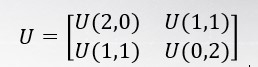
%> input picture Images/img91.jpg, 258 x 67 px
$ octave M_91_Eigen_value_Eigen_vector.m   (GNU Octave 9; MATLAB toolbox functions it lacks are replaced by stand-ins)
%> lines starting %> are read from the running program, lines starting %| are printed output that depends on the picture; in (x1, y1, x2, y2) boxes, pixels count from 0 and x2, y2 are one past the last pixel; in counts of white or black regions, pixels touching at a corner belong together; the program's own positions count from 1
### matrix2rowvector.m
function [out] = matrix2rowvector(in)
	m=size(in);
	row=m(1);
	col=m(2);
	for i=1:row
		out((i-1)*col+1:i*col)=in(i,:);
	end
end

### M_91_Eigen_value_Eigen_vector.m
% M_91_Eigen-value_Eigen-vector.m
% 1.ใช้คําสั่ง Matlab เพื่อคํานวณ Moment of Inertia Covariance Matrix ของภาพไบนารี
% หา Eigen-value และ Eigen-vector ทําการหมุนภาพ 30 องศา
% และย่อภาพลงครึ่งหนึ่ง แล้ว คํานวณ Moment of Inertia Covariance Matrix
% ของภาพไบนารีที่ถูกแปลงไป เปรียบเทียบ Eigen-value และ Eigen-vector ที่คํานวณได้ทั้งสองครั้ง

clc
clear
[filename pathname] = uigetfile({'*.jpg';'*.png';'*.bmp';'*.tiff';'*.gif'}, 'File Selector');
%> the answer given: Images/img91.jpg
pathf = strcat(pathname, filename);
f = imread(pathf);
%> f is the input picture: size 67x258x3 uint8; mean R, G, B 218.5, 218.5, 219.5
f = im2bw(f);
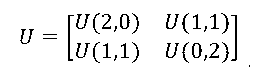
%> f: size 67x258 logical; 92.4% white; black in thin lines or dots, all inside (x1, y1, x2, y2) = (20, 13, 250, 67)

a = (f(:,:,1));

% ลบค่าเฉลี่ย
aa = im2double(a);
b = matrix2rowvector(aa);
mn = mean(b);
%> mn = 0.924
fdata = b - mn;

% https://www.mathworks.com/help/symbolic/eig.html

% Eigen-values ------ Original Image
eigValues1 = eig(fdata*fdata');
%> eigValues1 = 1215.8
% returns a symbolic vector containing the eigenvalues of the square symbolic matrix A.

% Eigen-vector   ------ Original Image
%> (the run ends here)

$ run again, on Images/test.png
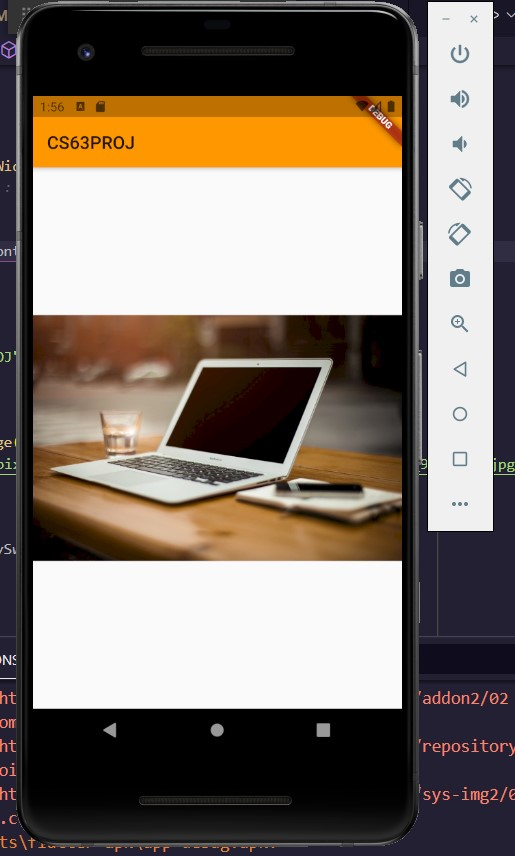
%> input picture Images/test.png, 515 x 856 px
%> f is the input picture: size 856x515x3 uint8; mean R, G, B 128.4, 116.9, 107
%> `f = im2bw(f);`:
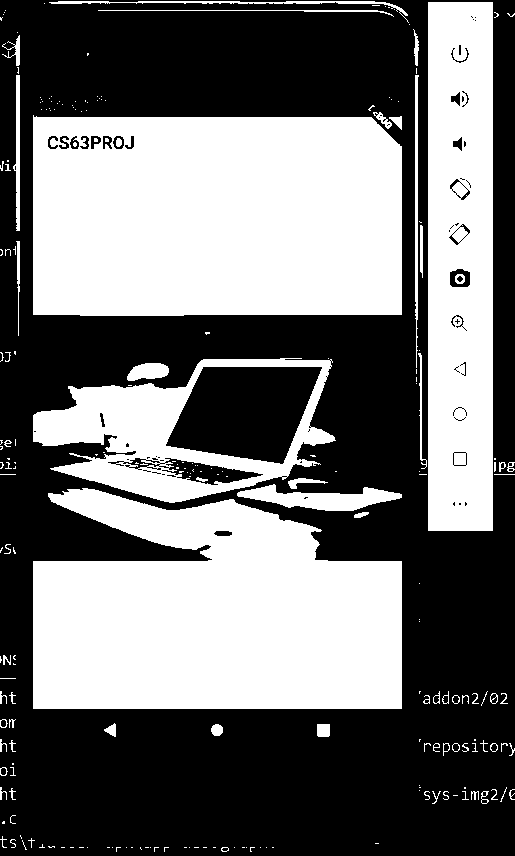
%> f: size 856x515 logical; 44.5% white; 230 white regions (162 under 20 px), largest, box (x1, y1, x2, y2) and area: (33, 115, 402, 316) 72087, (33, 488, 402, 709) 64921, (428, 2, 493, 531) 33406
%> mn = 0.445
%> eigValues1 = 108896.2
